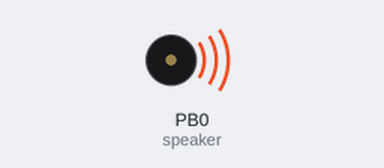
Recording of a sketch running on a simulated ATtiny85, built with avr-gcc and run on an emulated ATtiny85. On the bench: buzzer (waves = sounding). Random numbers use the default seed unless the sketch sets one.

Above: at 0.05 s.
At 29.94 s:
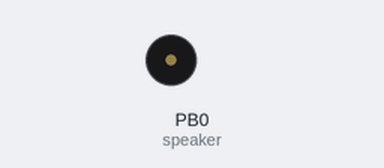
Timing chart, 0 to 40.0 s (numbered marks = the images above):
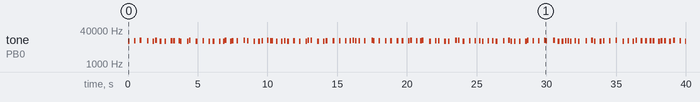

The sketch:

iTunesGlitcher.ino
```cpp
/*
iDevice glitcher

Send specific frequencies to the mic input to play with remote control commands.


Tested on : Macbook
Not working on : iPod Touch 1G

ATtiny85 version - copy this bootloader to your boards.txt

attiny85arduinoisp.name=ATtiny85 (w/ Arduino as ISP)
attiny85arduinoisp.upload.using=arduino:arduinoisp
attiny85arduinoisp.upload.maximum_size=8192
attiny85arduinoisp.build.mcu=attiny85
attiny85arduinoisp.build.f_cpu=1000000L
attiny85arduinoisp.build.core=attiny45_85

With this bootloader tone() and random() functions works

*/


const int speaker = 0; // ATtiny pin 5

int note[8] = {12000, 12001, 12539, 12540, 12635, 12654, 13000, 13001};

int time = 50;

void setup() {

  pinMode(speaker, OUTPUT);

}

void loop() {


 freq(note[random(0,7)]);
 delay(random(time, 500));
 // delay() change the behaviour of the remote.
 // It only trigger Play / Stop if delay is too long

}

void freq(int x) {

  tone(speaker, x, time);
  delay(time);
  tone(speaker, x, time);
}
```

Measured:
- by itself, tone on PB0 (speaker): plays 12000 Hz for 0.10 s, 12539 Hz for 0.10 s, 13000 Hz for 0.10 s, 12539 Hz for 0.10 s, 12001 Hz for 0.10 s, 13000 Hz for 0.10 s … (120 notes in this stretch)
